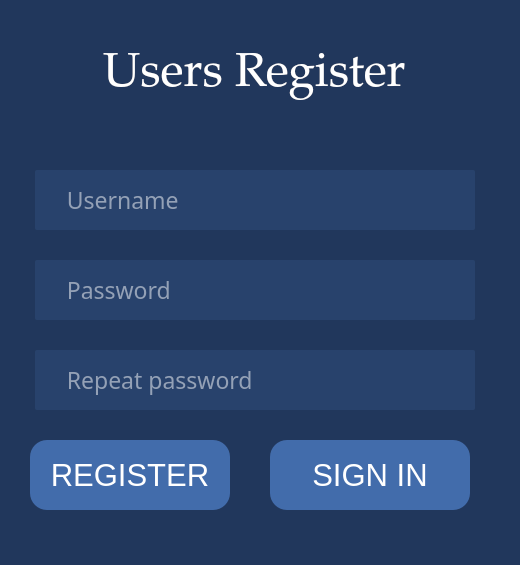
<?xml version="1.0" encoding="UTF-8"?>
<ui version="4.0">
 <class>Reg_menu</class>
 <widget class="QMainWindow" name="Reg_menu">
  <property name="geometry">
   <rect>
    <x>0</x>
    <y>0</y>
    <width>520</width>
    <height>565</height>
   </rect>
  </property>
  <property name="minimumSize">
   <size>
    <width>520</width>
    <height>565</height>
   </size>
  </property>
  <property name="maximumSize">
   <size>
    <width>520</width>
    <height>565</height>
   </size>
  </property>
  <property name="windowTitle">
   <string>Reg_menu</string>
  </property>
  <property name="styleSheet">
   <string notr="true">background-color: rgb(33, 55, 92);</string>
  </property>
  <widget class="QWidget" name="centralwidget">
   <widget class="QLineEdit" name="New_Login_text">
    <property name="geometry">
     <rect>
      <x>35</x>
      <y>170</y>
      <width>440</width>
      <height>60</height>
     </rect>
    </property>
    <property name="font">
     <font>
      <family>Segoe MDL2 Assets</family>
      <pointsize>17</pointsize>
     </font>
    </property>
    <property name="layoutDirection">
     <enum>Qt::LayoutDirection::LeftToRight</enum>
    </property>
    <property name="styleSheet">
     <string notr="true">background-color: rgb(40, 66, 108);
border-radius: 2px;
color: rgb(255, 255, 255);</string>
    </property>
    <property name="text">
     <string/>
    </property>
    <property name="alignment">
     <set>Qt::AlignmentFlag::AlignLeading|Qt::AlignmentFlag::AlignLeft|Qt::AlignmentFlag::AlignVCenter</set>
    </property>
    <property name="placeholderText">
     <string>     Username</string>
    </property>
   </widget>
   <widget class="QLineEdit" name="New_Password_text">
    <property name="geometry">
     <rect>
      <x>35</x>
      <y>260</y>
      <width>440</width>
      <height>60</height>
     </rect>
    </property>
    <property name="font">
     <font>
      <family>Segoe MDL2 Assets</family>
      <pointsize>17</pointsize>
     </font>
    </property>
    <property name="styleSheet">
     <string notr="true">background-color: rgb(40, 66, 108);
border-radius: 2px;
color: rgb(255, 255, 255);</string>
    </property>
    <property name="text">
     <string/>
    </property>
    <property name="echoMode">
     <enum>QLineEdit::EchoMode::Password</enum>
    </property>
    <property name="readOnly">
     <bool>false</bool>
    </property>
    <property name="placeholderText">
     <string>     Password</string>
    </property>
   </widget>
   <widget class="QLineEdit" name="New_Password_repeat_text">
    <property name="geometry">
     <rect>
      <x>35</x>
      <y>350</y>
      <width>440</width>
      <height>60</height>
     </rect>
    </property>
    <property name="font">
     <font>
      <family>Segoe MDL2 Assets</family>
      <pointsize>17</pointsize>
     </font>
    </property>
    <property name="styleSheet">
     <string notr="true">background-color: rgb(40, 66, 108);
border-radius: 2px;
color: rgb(255, 255, 255);</string>
    </property>
    <property name="text">
     <string/>
    </property>
    <property name="echoMode">
     <enum>QLineEdit::EchoMode::Password</enum>
    </property>
    <property name="readOnly">
     <bool>false</bool>
    </property>
    <property name="placeholderText">
     <string>     Repeat password</string>
    </property>
   </widget>
   <widget class="QLineEdit" name="R_text_1">
    <property name="geometry">
     <rect>
      <x>60</x>
      <y>40</y>
      <width>390</width>
      <height>70</height>
     </rect>
    </property>
    <property name="font">
     <font>
      <family>Palatino Linotype</family>
      <pointsize>36</pointsize>
     </font>
    </property>
    <property name="styleSheet">
     <string notr="true">background-color: transparent;
border-color: transparent;
border-radius: 10px;
color: rgb(255, 255, 255);</string>
    </property>
    <property name="text">
     <string>Users Register</string>
    </property>
    <property name="alignment">
     <set>Qt::AlignmentFlag::AlignCenter</set>
    </property>
    <property name="dragEnabled">
     <bool>false</bool>
    </property>
    <property name="readOnly">
     <bool>true</bool>
    </property>
   </widget>
   <widget class="QPushButton" name="Register_PB1">
    <property name="enabled">
     <bool>true</bool>
    </property>
    <property name="geometry">
     <rect>
      <x>30</x>
      <y>440</y>
      <width>200</width>
      <height>70</height>
     </rect>
    </property>
    <property name="minimumSize">
     <size>
      <width>160</width>
      <height>40</height>
     </size>
    </property>
    <property name="font">
     <font>
      <pointsize>23</pointsize>
      <italic>false</italic>
      <bold>false</bold>
     </font>
    </property>
    <property name="styleSheet">
     <string notr="true">color: rgb(255, 255, 255);
background-color: rgb(66, 108, 171);
border-radius: 17px;</string>
    </property>
    <property name="text">
     <string>REGISTER</string>
    </property>
   </widget>
   <widget class="QPushButton" name="Open_LogMenu_PB">
    <property name="enabled">
     <bool>true</bool>
    </property>
    <property name="geometry">
     <rect>
      <x>270</x>
      <y>440</y>
      <width>200</width>
      <height>70</height>
     </rect>
    </property>
    <property name="minimumSize">
     <size>
      <width>160</width>
      <height>40</height>
     </size>
    </property>
    <property name="font">
     <font>
      <pointsize>23</pointsize>
      <italic>false</italic>
      <bold>false</bold>
     </font>
    </property>
    <property name="styleSheet">
     <string notr="true">color: rgb(255, 255, 255);
background-color: rgb(66, 108, 171);
border-radius: 17px;</string>
    </property>
    <property name="text">
     <string>SIGN IN</string>
    </property>
   </widget>
  </widget>
 </widget>
 <resources/>
 <connections/>
</ui>
